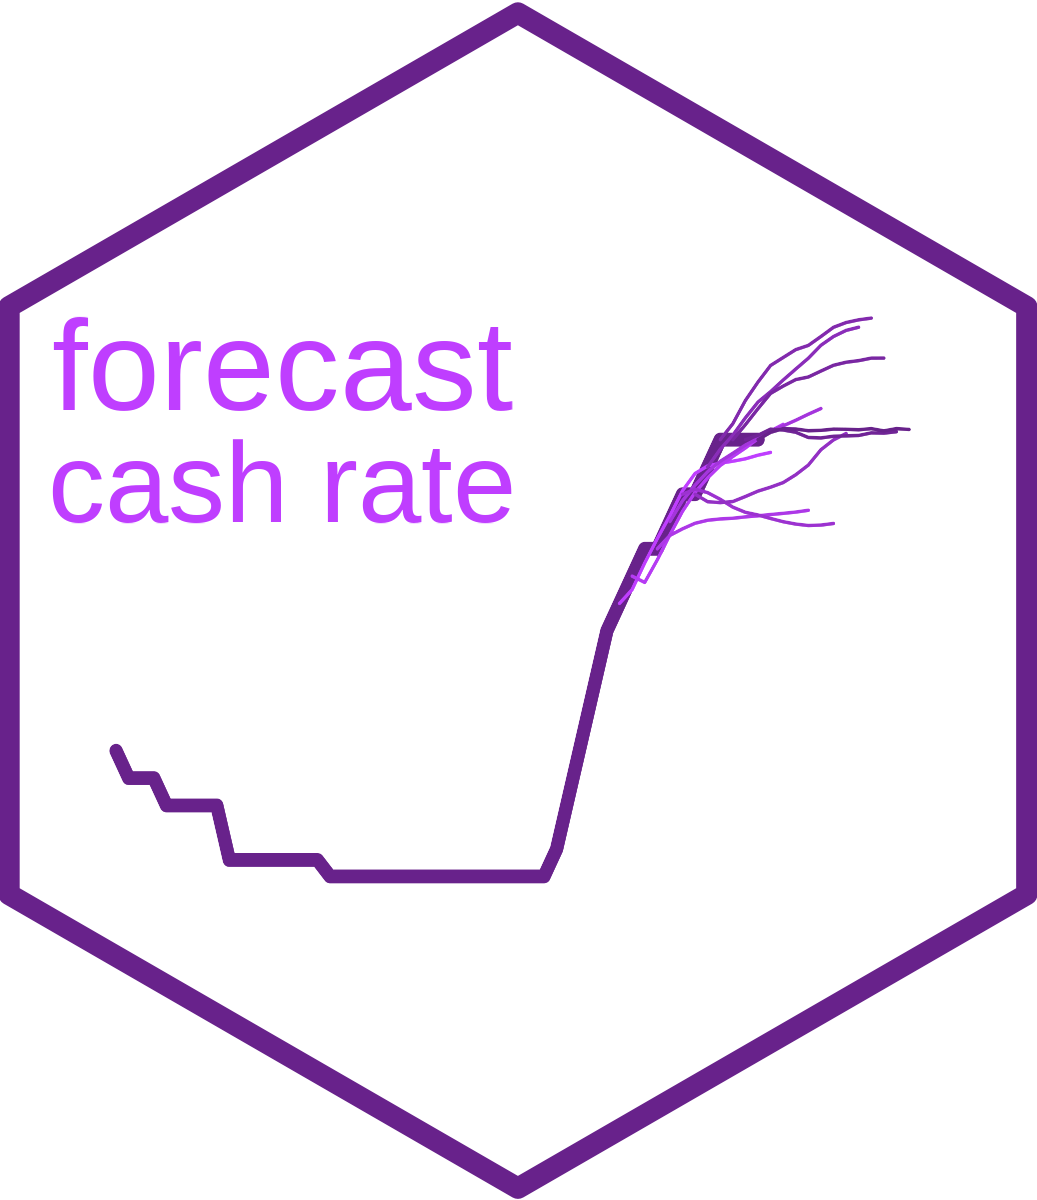

Here is the R script that generated this plot:

rm(list = ls())

# cash rate forecast hydra plot
######################################################
PATH        = "/Users/twozniak/Research/cash-rate-survey-forecasts/"

# dates for the plot
id1         = "2019-06" # the beginning of data plot
id2         = "2023-09" # forecast origin
id2a        = "2023-09" # data available until
id3         = "2024-09" # the last forecast
time_id     = seq(from = zoo::as.yearmon(id1), to = zoo::as.yearmon(id3), by = 1/12)


# download series
icr_dwnld   = readrba::read_rba(series_id = "FIRMMCRTD")   # Cash Rate Target
icr_tmp     = xts::xts(icr_dwnld$value, icr_dwnld$date)
icr         = xts::to.monthly(icr_tmp, OHLC = FALSE)
icr         = icr[paste0(id1,"/",id2a)]

# upload forecasts
files       = list.files(paste0(PATH,"forecasts-backup/"))
files       = files[!grepl("quarter", files)]
fc          = colorRampPalette(c("darkorchid1", "darkorchid4"))
cols        = fc(length(files))

xs          = matrix(NA, length(files), 13)
ys          = matrix(NA, length(files), 13)

for (i in 1:length(files)) {
  forecasts_tmp = read.csv(paste0(PATH,"forecasts-backup/",files[i]))[,1:2]
  xs[i,]        = seq(from = zoo::as.yearmon(forecasts_tmp[1,1]) - 1/12, to = zoo::as.yearmon(tail(forecasts_tmp[,1], 1)), by = 1/12)
  ys[i,]        = c(as.numeric(icr[zoo::as.yearmon(forecasts_tmp[1,1]) - 1/12]), forecasts_tmp[,2])
}


svg("fcr/hydra.svg", width = 4 * 7, height = 4 * 5)
plot(
  x = time_id, 
  y = c(as.vector(icr), rep(NA,12)), 
  main = "",
  ylab = "", 
  xlab = "", 
  ylim = range(as.vector(icr),ys),
  lwd = 40, 
  col = "darkorchid4",
  bty = "n", 
  type = "l",
  axes = FALSE
)
for (fi in files) {
  forecasts_tmp = read.csv(paste0(PATH,"forecasts-backup/",fi))[,1:2]
  lines( 
    x = seq(from = zoo::as.yearmon(forecasts_tmp[1,1]) - 1/12, to = zoo::as.yearmon(tail(forecasts_tmp[,1], 1)), by = 1/12),
    y = c(as.numeric(icr[zoo::as.yearmon(forecasts_tmp[1,1]) - 1/12]), forecasts_tmp[,2]),
    col = cols[which(grepl(fi, files))],
    lwd = 10
  )
}
dev.off()



img <- magick::image_read_svg("fcr/hydra.svg", width = 1.66*1080, height = 1.66*800)
# img |> magick::image_crop(geometry = "1600x1150+100+80")  -> img
# img

library(hexSticker)


final_res <- sticker(img, 
                     package = "forecast", 
                     p_size = 33.6,
                     p_family = "sans",
                     p_fontface = "plain",
                     p_y = 1.4,
                     p_x = 0.59,
                     p_color = "darkorchid1",
                     s_x = 0.98, 
                     s_y = 1, 
                     s_width = 2,
                     s_height = 1.13,
                     url = "cash rate",
                     u_size = 30,
                     u_family = "sans",
                     u_color = "darkorchid1",
                     u_angle = 0,
                     u_x = 0.2,
                     u_y = 1.2,
                     filename="fcr/fcr.png",
                     h_fill="white",
                     h_color = "darkorchid4",
                     h_size = 1.2,
                     dpi = 600) 
plot(final_res)



# library(ggplot2)
# library(ggimage)
# 
# hex = ggplot() + geom_hexagon(size = 3, fill = "white", color = "darkorchid4")
# hex = hex + geom_image(aes(x = 0.98, y = 1, image = img), 
#                        data.frame(x = 0.98, y = 1, image = img)
#                        , size = 2, asp = 1)
# 
# hex = hex + geom_url(
#   url = "forecast",
#   x = 1.01,
#   y = 0.14,
#   family = "Aller_Rg",
#   size = 13,
#   color = "darkorchid1",
#   angle = 30,
#   hjust = 0.05
# )
# hex = hex + geom_url(
#   url = "cash rate",
#   x = 1.75,
#   y = 0.57,
#   family = "Aller_Rg",
#   size = 13,
#   color = "darkorchid1",
#   angle = 90,
#   hjust = -0.0
# )
# hex = hex + theme_sticker(size = 1)
# plot(hex)
